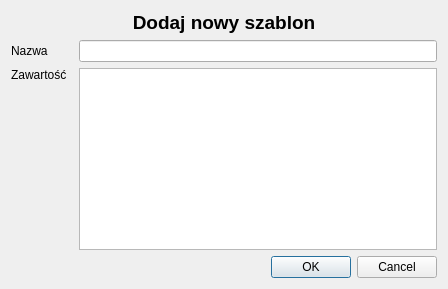
<?xml version="1.0" encoding="UTF-8"?>
<ui version="4.0">
 <class>AddTemplateDialog</class>
 <widget class="QDialog" name="AddTemplateDialog">
  <property name="geometry">
   <rect>
    <x>0</x>
    <y>0</y>
    <width>448</width>
    <height>289</height>
   </rect>
  </property>
  <property name="windowTitle">
   <string>Dialog</string>
  </property>
  <layout class="QGridLayout" name="gridLayout">
   <item row="2" column="2" rowspan="2">
    <widget class="QPlainTextEdit" name="textEdit">
     <property name="minimumSize">
      <size>
       <width>0</width>
       <height>0</height>
      </size>
     </property>
     <property name="baseSize">
      <size>
       <width>0</width>
       <height>0</height>
      </size>
     </property>
    </widget>
   </item>
   <item row="4" column="2">
    <widget class="QDialogButtonBox" name="buttonBox">
     <property name="orientation">
      <enum>Qt::Horizontal</enum>
     </property>
     <property name="standardButtons">
      <set>QDialogButtonBox::Cancel|QDialogButtonBox::Ok</set>
     </property>
    </widget>
   </item>
   <item row="1" column="2">
    <widget class="QLineEdit" name="nameEdit"/>
   </item>
   <item row="1" column="0">
    <widget class="QLabel" name="label">
     <property name="text">
      <string>Nazwa</string>
     </property>
    </widget>
   </item>
   <item row="2" column="0" rowspan="2">
    <widget class="QLabel" name="label_2">
     <property name="text">
      <string>Zawartość</string>
     </property>
     <property name="alignment">
      <set>Qt::AlignLeading|Qt::AlignLeft|Qt::AlignTop</set>
     </property>
    </widget>
   </item>
   <item row="0" column="0" colspan="3">
    <widget class="QLabel" name="headerLabel">
     <property name="sizePolicy">
      <sizepolicy hsizetype="Preferred" vsizetype="Fixed">
       <horstretch>0</horstretch>
       <verstretch>0</verstretch>
      </sizepolicy>
     </property>
     <property name="font">
      <font>
       <pointsize>14</pointsize>
       <weight>75</weight>
       <bold>true</bold>
      </font>
     </property>
     <property name="text">
      <string>Dodaj nowy szablon</string>
     </property>
     <property name="alignment">
      <set>Qt::AlignHCenter|Qt::AlignTop</set>
     </property>
    </widget>
   </item>
  </layout>
 </widget>
 <resources/>
 <connections>
  <connection>
   <sender>buttonBox</sender>
   <signal>accepted()</signal>
   <receiver>AddTemplateDialog</receiver>
   <slot>accept()</slot>
   <hints>
    <hint type="sourcelabel">
     <x>248</x>
     <y>254</y>
    </hint>
    <hint type="destinationlabel">
     <x>157</x>
     <y>274</y>
    </hint>
   </hints>
  </connection>
  <connection>
   <sender>buttonBox</sender>
   <signal>rejected()</signal>
   <receiver>AddTemplateDialog</receiver>
   <slot>reject()</slot>
   <hints>
    <hint type="sourcelabel">
     <x>316</x>
     <y>260</y>
    </hint>
    <hint type="destinationlabel">
     <x>286</x>
     <y>274</y>
    </hint>
   </hints>
  </connection>
 </connections>
</ui>
